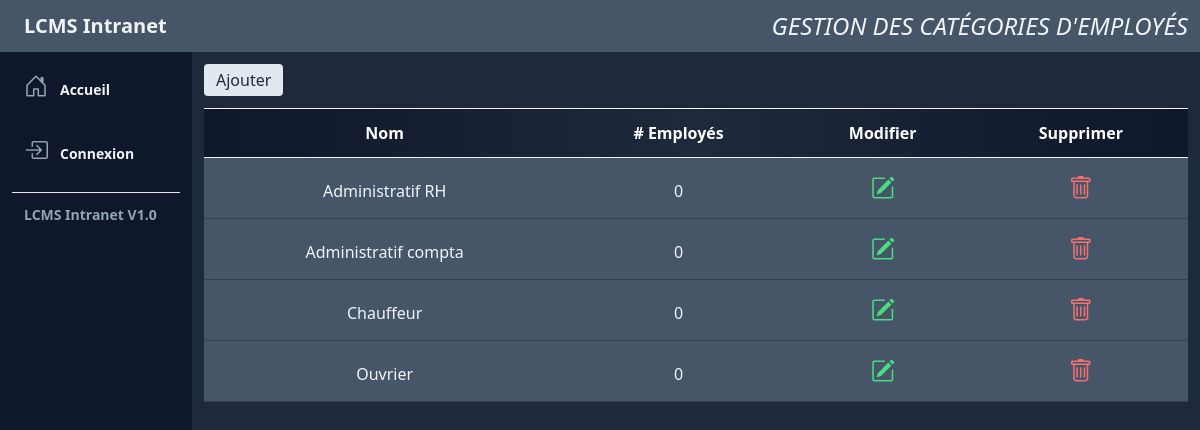
/employees/categories, run on the app's committed database.
### employees/models.py (models this page shows, shortened)
class CategoryEmployees(models.Model):
    name = models.CharField(max_length=20, default='Administratif', unique=True)
    class Meta:
        ordering = ('name',)
        verbose_name_plural = 'Categories'

### employees/views.py (the view)
# urls.py: path('categories', views.categories, name='categories'),
def categories(request):
    categories = CategoryEmployees.objects.all()
    employees = Employees.objects.all()
    return render(request, 'employees/categories.html', {
        'categories': categories,
        'employees': employees,
    })

### employees/templatetags/categorytags.py (called while the page is built)
@register.filter
def countEmployeesInCategory(employees, category):
    return employees.filter(category_employees=category).count()

### employees/templates/employees/categories.html (shortened to what this page needs)
{% extends 'core/base.html' %}
{% load categorytags %}
{% block big_title %}
    Gestion des catégories d'employés
{% endblock %}
{% block content %}
<div class="m-3">
  <nav class="mb-3">
    <div class="flex flex-row w-full space-x-3">
        <a href="{% url 'employees:new_category' %}" class="py-1 px-3 bg-slate-200 hover:bg-slate-400 transition duration-200 text-slate-800 rounded">Ajouter</a>
    </div>
  </nav>
  <div class="table w-full">
    <div class="table-header-group">
      <div class="table-row bg-gradient-to-r from-slate-900 via-slate-800 to-slate-900 text-center">
        <div class="table-cell p-3 text-white font-semibold border-t border-b border-slate-100">Nom</div>
        <div class="table-cell p-3 text-white font-semibold border-t border-b border-slate-100"># Employés</div>
        <div class="table-cell p-3 text-white font-semibold border-t border-b border-slate-100">Modifier</div>
        <div class="table-cell p-3 text-white font-semibold border-t border-b border-slate-100">Supprimer<br></div>
      </div>
    </div>
    <div class="table-row-group ">
      {% for category in categories %}
        <div class="table-row bg-slate-600 hover:bg-slate-500 text-center">
          <div class="table-cell p-3 text-slate-100 border-b border-slate-700">{{ category.name }}</div>
          <div class="table-cell p-3 text-slate-100 border-b border-slate-700">{{ employees|countEmployeesInCategory:category.id }}</div>
          <div class="table-cell p-3 text-slate-100 border-b border-slate-700"><a href="{% url 'employees:edit_category' category.id %}"><i class="bi-pencil-square text-green-400" style="font-size: 24px;"></i></a></div>
          <div class="table-cell p-3 text-slate-100 border-b border-slate-700 "><a href="{% url 'employees:delete_category' category.id %}"><i class="bi-trash text-red-400" style="font-size: 24px;"></i></a></div>
        </div>
      {% endfor %}
      </div>
  </div>
</div>
{% endblock %}

### data on the page
CategoryEmployees: name "Administratif RH", id "0"
CategoryEmployees: name "Administratif compta", id "0"
CategoryEmployees: name "Chauffeur", id "0"
CategoryEmployees: name "Ouvrier", id "0"
